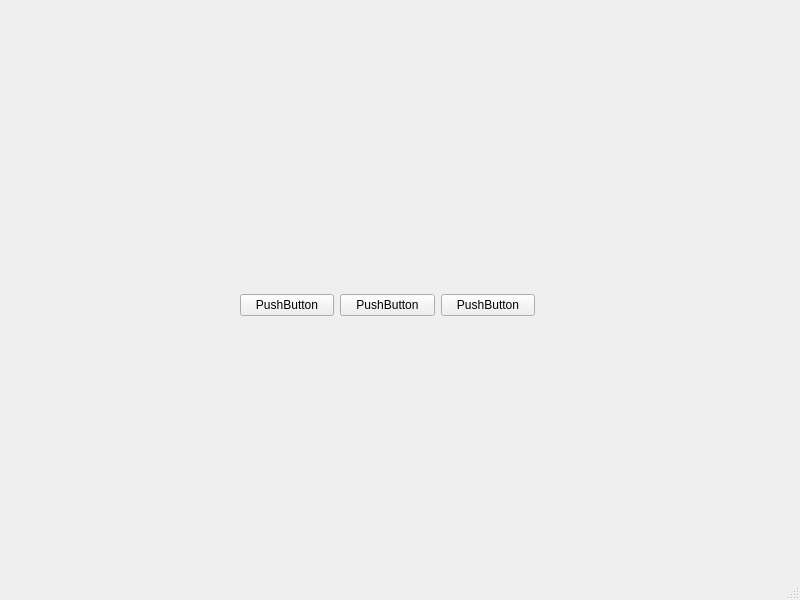
<?xml version="1.0" encoding="UTF-8"?>
<ui version="4.0">
 <class>MainWindow</class>
 <widget class="QMainWindow" name="MainWindow">
  <property name="geometry">
   <rect>
    <x>0</x>
    <y>0</y>
    <width>800</width>
    <height>600</height>
   </rect>
  </property>
  <property name="windowTitle">
   <string>MainWindow</string>
  </property>
  <widget class="QWidget" name="centralwidget">
   <widget class="QWidget" name="">
    <property name="geometry">
     <rect>
      <x>240</x>
      <y>290</y>
      <width>295</width>
      <height>30</height>
     </rect>
    </property>
    <layout class="QHBoxLayout" name="horizontalLayout">
     <item>
      <widget class="QPushButton" name="pushButton">
       <property name="text">
        <string>PushButton</string>
       </property>
      </widget>
     </item>
     <item>
      <widget class="QPushButton" name="pushButton_3">
       <property name="text">
        <string>PushButton</string>
       </property>
      </widget>
     </item>
     <item>
      <widget class="QPushButton" name="pushButton_2">
       <property name="text">
        <string>PushButton</string>
       </property>
      </widget>
     </item>
    </layout>
   </widget>
  </widget>
  <widget class="QMenuBar" name="menubar">
   <property name="geometry">
    <rect>
     <x>0</x>
     <y>0</y>
     <width>800</width>
     <height>26</height>
    </rect>
   </property>
  </widget>
  <widget class="QStatusBar" name="statusbar"/>
 </widget>
 <resources/>
 <connections/>
</ui>
